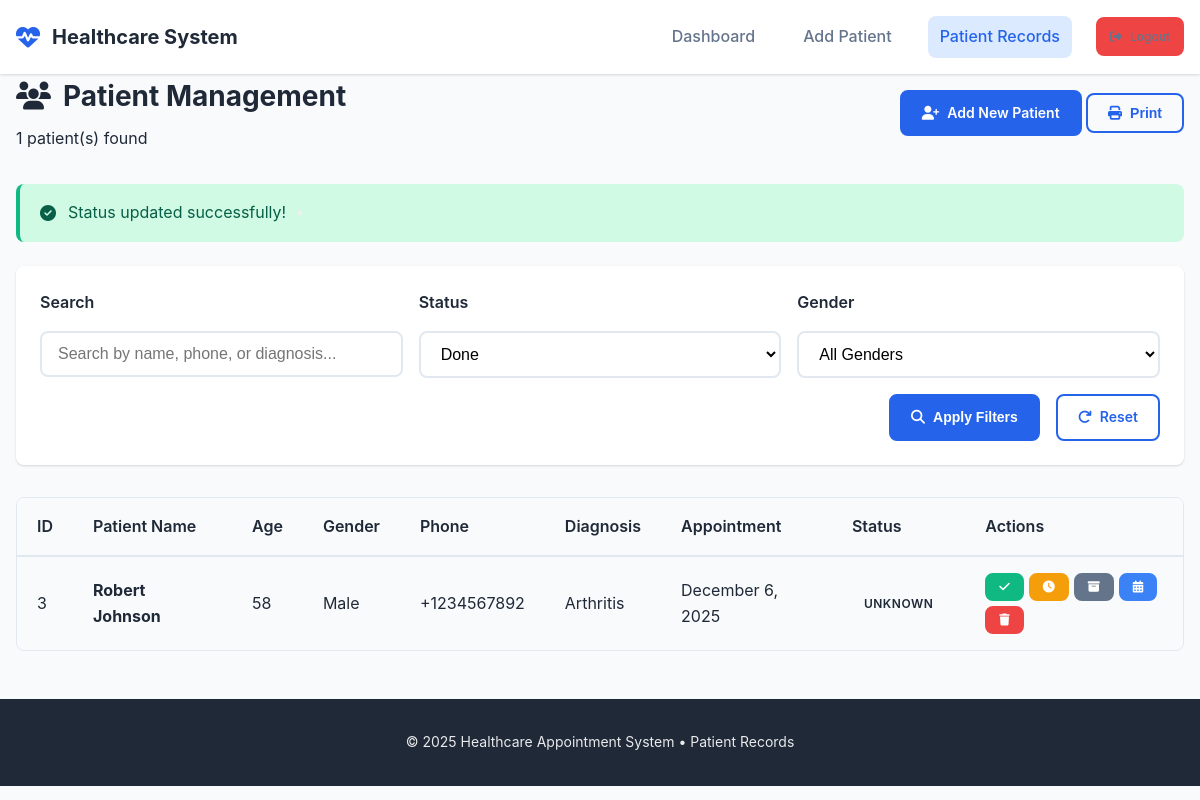
Page /patients.php?update_status=true&id=1&status=Done (signed in) on the committed database.
### tables this page shows
CREATE TABLE IF NOT EXISTS patients (
    id INT PRIMARY KEY AUTO_INCREMENT,
    full_name VARCHAR(100) NOT NULL,
    age INT NOT NULL,
    gender ENUM('Male', 'Female', 'Other', 'Prefer not to say') NOT NULL,
    phone_number VARCHAR(20) NOT NULL,
    appointment_date DATE NOT NULL,
    illness_diagnosis TEXT NOT NULL,
    symptoms TEXT,
    notes TEXT,
    status ENUM('Pending', 'Done', 'Archived', 'Rescheduled') DEFAULT 'Pending',
    created_at TIMESTAMP DEFAULT CURRENT_TIMESTAMP
);

### patients.php (the view, shortened to what this page needs)
<?php
require_once 'includes/config.php';
require_once 'includes/functions.php';
$message = '';
$messageType = '';
if (isset($_GET['update_status'])) {
    $patient_id = intval($_GET['id']);
    $status = sanitize($_GET['status']);
    $query = "UPDATE patients SET status = :status WHERE id = :id";
    $stmt = $db->prepare($query);
    $stmt->bindParam(':status', $status);
    $stmt->bindParam(':id', $patient_id);
    if ($stmt->execute()) {
        $message = "Status updated successfully!";
        $messageType = 'success';
    } else {
        $message = "Failed to update status!";
        $messageType = 'error';
    }
}
$search = $_GET['search'] ?? '';
$status_filter = $_GET['status'] ?? '';
$query = "SELECT * FROM patients WHERE 1=1";
$params = [];
if (!empty($status_filter)) {
    $query .= " AND status = :status";
    $params[':status'] = $status_filter;
}
$query .= " ORDER BY created_at DESC";
$stmt = $db->prepare($query);
foreach ($params as $key => $value) {
    $stmt->bindValue($key, $value);
}
$stmt->execute();
$patients = $stmt->fetchAll(PDO::FETCH_ASSOC);
$totalPatients = count($patients);
?>
<!DOCTYPE html>
<html lang="en">
<head>
    <link rel="stylesheet" href="https://cdnjs.cloudflare.com/ajax/libs/font-awesome/6.4.0/css/all.min.css">
    <link rel="stylesheet" href="assets/css/style.css">
</head>
<body>
    <div class="header">
        <div class="container">
            <nav class="navbar">
                <a href="dashboard.php" class="logo">
                    <i class="fas fa-heartbeat"></i> Healthcare System
                </a>
                <div class="nav-links">
                    <a href="dashboard.php">Dashboard</a>
                    <a href="register.php">Add Patient</a>
                    <a href="patients.php" class="nav-link active">Patient Records</a>
                    <a href="logout.php" class="btn btn-danger btn-sm">
                        <i class="fas fa-sign-out-alt"></i> Logout
                    </a>
                </div>
            </nav>
        </div>
    </div>
    <div class="container">
        <div class="page-header">
            <div>
                <h1 class="card-title">
                    <i class="fas fa-users"></i> Patient Management
                </h1>
                <p><?php echo $totalPatients; ?> patient(s) found</p>
            </div>
            <div>
                <a href="register.php" class="btn btn-primary">
                    <i class="fas fa-user-plus"></i> Add New Patient
                </a>
                <button class="btn btn-outline" onclick="window.print()">
                    <i class="fas fa-print"></i> Print
                </button>
            </div>
        </div>
        <?php if ($message): ?>
            <?php echo showAlert($messageType, $message); ?>
        <?php endif; ?>
        <div class="filters fade-in">
            <form method="GET" action="">
                <div class="filter-row">
                    <div class="filter-group">
                        <label class="form-label">Search</label>
                        <input type="text" name="search" class="form-control"
                               placeholder="Search by name, phone, or diagnosis..."
                               value="<?php echo htmlspecialchars($search); ?>">
                    </div>
                    <div class="filter-group">
                        <label class="form-label">Status</label>
                        <select name="status" class="form-control">
                            <option value="Done" <?php echo $status_filter == 'Done' ? 'selected' : ''; ?>>Done</option>
                        </select>
                    </div>
                    <div class="filter-group">
                        <label class="form-label">Gender</label>
                        <select name="gender" class="form-control">
                            <option value="">All Genders</option>
                        </select>
                    </div>
                </div>
                <div class="filter-actions">
                    <button type="submit" class="btn btn-primary">
                        <i class="fas fa-search"></i> Apply Filters
                    </button>
                    <a href="patients.php" class="btn btn-outline">
                        <i class="fas fa-redo"></i> Reset
                    </a>
                </div>
            </form>
        </div>
        <?php if ($totalPatients > 0): ?>
            <div class="table-container fade-in">
                <table class="table">
                    <thead>
                        <tr>
                            <th>ID</th>
                            <th>Patient Name</th>
                            <th>Age</th>
                            <th>Gender</th>
                            <th>Phone</th>
                            <th>Diagnosis</th>
                            <th>Appointment</th>
                            <th>Status</th>
                            <th>Actions</th>
                        </tr>
                    </thead>
                    <tbody>
                        <?php foreach ($patients as $patient): ?>
                        <tr data-patient-id="<?php echo $patient['id']; ?>">
                            <td><?php echo $patient['id']; ?></td>
                            <td>
                                <strong><?php echo htmlspecialchars($patient['full_name']); ?></strong>
                            </td>
                            <td><?php echo $patient['age']; ?></td>
                            <td><?php echo $patient['gender']; ?></td>
                            <td><?php echo htmlspecialchars($patient['phone_number']); ?></td>
                            <td><?php echo htmlspecialchars($patient['illness_diagnosis']); ?></td>
                            <td><?php echo formatDate($patient['appointment_date']); ?></td>
                            <td>
                                <?php echo getStatusBadge($patient['status']); ?>
                            </td>
                            <td>
                                <div style="display: flex; gap: 5px; flex-wrap: wrap;">
                                    <a href="patients.php?update_status=true&id=<?php echo $patient['id']; ?>&status=Done"
                                       class="btn btn-sm btn-success btn-status">
                                        <i class="fas fa-check"></i>
                                    </a>
                                    <a href="patients.php?update_status=true&id=<?php echo $patient['id']; ?>&status=Pending"
                                       class="btn btn-sm btn-warning btn-status">
                                        <i class="fas fa-clock"></i>
                                    </a>
                                    <a href="patients.php?update_status=true&id=<?php echo $patient['id']; ?>&status=Archived"
                                       class="btn btn-sm btn-secondary btn-status">
                                        <i class="fas fa-archive"></i>
                                    </a>
                                    <a href="patients.php?update_status=true&id=<?php echo $patient['id']; ?>&status=Rescheduled"
                                       class="btn btn-sm btn-info btn-status">
                                        <i class="fas fa-calendar-alt"></i>
                                    </a>
                                    <a href="patients.php?delete=true&id=<?php echo $patient['id']; ?>"
                                       class="btn btn-sm btn-danger"
                                       onclick="return confirm('Are you sure you want to delete this patient?')">
                                        <i class="fas fa-trash"></i>
                                    </a>
                                </div>
                            </td>
                        </tr>
                        <?php endforeach; ?>
                    </tbody>
                </table>
            </div>
        <?php endif; ?>
    </div>
    <div class="footer">
        <div class="container">
            <p>© <?php echo date('Y'); ?> Healthcare Appointment System • Patient Records</p>
        </div>
    </div>
</body>
</html>

### includes/functions.php (shortened to what this page needs)
<?php
function sanitize($input) {
    return htmlspecialchars(strip_tags(trim($input)), ENT_QUOTES, 'UTF-8');
}
function getStatusBadge($status) {
    $badges = [
        'Pending' => '<span class="badge badge-warning"><i class="fas fa-clock"></i> Pending</span>',
        'Done' => '<span class="badge badge-success"><i class="fas fa-check-circle"></i> Done</span>',
        'Archived' => '<span class="badge badge-secondary"><i class="fas fa-archive"></i> Archived</span>',
        'Rescheduled' => '<span class="badge badge-info"><i class="fas fa-calendar-alt"></i> Rescheduled</span>'
    ];
    return $badges[$status] ?? '<span class="badge badge-light">Unknown</span>';
}
function formatDate($date) {
    return date('F j, Y', strtotime($date));
}
function showAlert($type, $message) {
    $icons = [
        'success' => 'check-circle',
        'error' => 'exclamation-triangle',
        'warning' => 'exclamation-circle',
        'info' => 'info-circle'
    ];
    $icon = $icons[$type] ?? 'info-circle';
    return '<div class="alert alert-' . $type . ' alert-dismissible fade show" role="alert">
                <i class="fas fa-' . $icon . ' me-2"></i>
                ' . $message . '
                <button type="button" class="btn-close" data-bs-dismiss="alert" aria-label="Close"></button>
            </div>';
}
?>

### assets/css/style.css (style rules this page uses)
:root { --primary: #2563eb; --primary-dark: #1d4ed8; --primary-light: #dbeafe; --secondary: #10b981; --secondary-dark: #059669; --danger: #ef4444; --warning: #f59e0b; --info: #3b82f6; --dark: #1f2937; --light: #f8fafc; --gray: #64748b; --gray-light: #e2e8f0; --gray-dark: #334155; --white: #ffffff; --shadow: 0 1px 3px 0 rgba(0, 0, 0, 0.1), 0 1px 2px 0 rgba(0, 0, 0, 0.06); --shadow-lg: 0 10px 25px -5px rgba(0, 0, 0, 0.1), 0 10px 10px -5px rgba(0, 0, 0, 0.04); --radius: 0.5rem; --radius-lg: 1rem; --transition: all 0.3s ease; }
* { margin: 0; padding: 0; box-sizing: border-box; }
body { font-family: 'Inter', -apple-system, BlinkMacSystemFont, 'Segoe UI', sans-serif; line-height: 1.6; color: var(--dark); background-color: var(--light); }
.container { width: 100%; max-width: 1200px; margin: 0 auto; padding: 0 1rem; }
.header { background: var(--white); box-shadow: var(--shadow); position: sticky; top: 0; z-index: 1000; }
.navbar { display: flex; justify-content: space-between; align-items: center; padding: 1rem 0; }
.logo { display: flex; align-items: center; gap: 0.75rem; text-decoration: none; color: var(--dark); font-weight: 700; font-size: 1.25rem; }
.logo i { color: var(--primary); font-size: 1.5rem; }
.nav-links { display: flex; align-items: center; gap: 1.5rem; }
.nav-links a { text-decoration: none; color: var(--gray); font-weight: 500; transition: var(--transition); padding: 0.5rem 0.75rem; border-radius: var(--radius); }
.nav-links a.active { color: var(--primary); background: var(--primary-light); }
.btn { display: inline-flex; align-items: center; justify-content: center; gap: 0.5rem; padding: 0.625rem 1.25rem; font-size: 0.875rem; font-weight: 600; text-decoration: none; border-radius: var(--radius); border: 2px solid transparent; cursor: pointer; transition: var(--transition); white-space: nowrap; }
.btn-primary { background: var(--primary); color: var(--white); border-color: var(--primary); }
.btn-outline { background: transparent; color: var(--primary); border-color: var(--primary); }
.btn-success { background: var(--secondary); color: var(--white); border-color: var(--secondary); }
.btn-danger { background: var(--danger); color: var(--white); border-color: var(--danger); }
.btn-warning { background: var(--warning); color: var(--white); border-color: var(--warning); }
.btn-info { background: var(--info); color: var(--white); border-color: var(--info); }
.btn-secondary { background: var(--gray); color: var(--white); border-color: var(--gray); }
.btn-sm { padding: 0.375rem 0.75rem; font-size: 0.75rem; }
.card-title { font-size: 1.75rem; font-weight: 700; color: var(--dark); display: flex; align-items: center; gap: 0.75rem; margin-bottom: 0.5rem; }
.form-label { display: block; margin-bottom: 0.5rem; font-weight: 600; color: var(--dark); }
.form-control { width: 100%; padding: 0.75rem 1rem; border: 2px solid var(--gray-light); border-radius: var(--radius); font-size: 1rem; transition: var(--transition); background: var(--white); }
.alert { padding: 1rem 1.25rem; border-radius: var(--radius); margin-bottom: 1.5rem; display: flex; align-items: center; gap: 0.75rem; border-left: 4px solid; }
.alert-success { background: #d1fae5; color: #065f46; border-left-color: var(--secondary); }
.badge { display: inline-flex; align-items: center; gap: 0.375rem; padding: 0.25rem 0.75rem; font-size: 0.75rem; font-weight: 600; border-radius: 20px; text-transform: uppercase; letter-spacing: 0.5px; }
.table-container { overflow-x: auto; border-radius: var(--radius); border: 1px solid var(--gray-light); }
.table { width: 100%; border-collapse: collapse; min-width: 800px; }
.table th { background: var(--light); padding: 1rem 1.25rem; text-align: left; font-weight: 600; color: var(--dark); border-bottom: 2px solid var(--gray-light); white-space: nowrap; }
.table td { padding: 1rem 1.25rem; border-bottom: 1px solid var(--gray-light); vertical-align: middle; }
.table tbody tr { transition: var(--transition); }
.table tbody tr:last-child td { border-bottom: none; }
.footer { background: var(--dark); color: var(--white); padding: 2rem 0; margin-top: 3rem; text-align: center; }
.footer p { opacity: 0.9; font-size: 0.875rem; }
.fade-in { animation: fadeIn 0.6s ease forwards; }

### rows in the picture
patients: id "3", full_name "Robert Johnson", age "58", gender "Male", phone_number "+1234567892", illness_diagnosis "Arthritis", appointment_date "December 6, 2025", status "UNKNOWN"

### other values in the picture
$totalPatients "1"
$message "Status updated successfully!"
